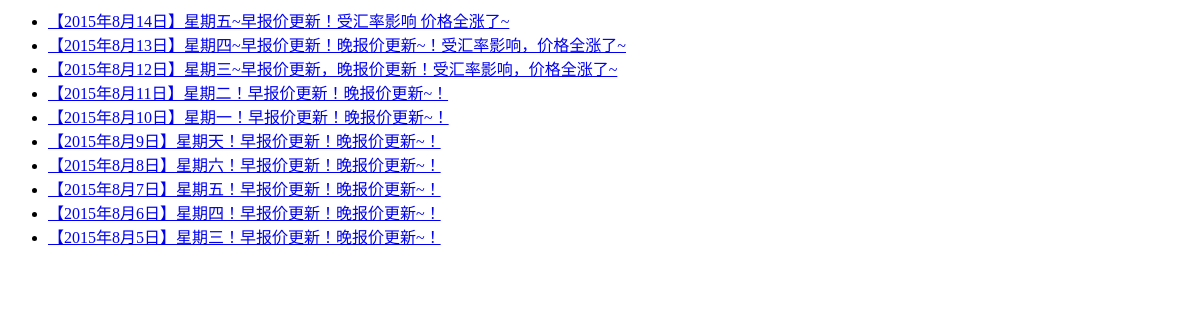
Before: /quote/ with the older database file.
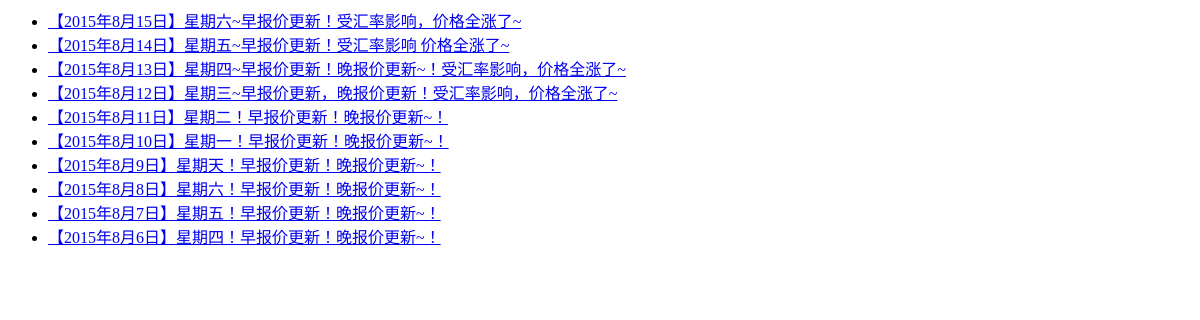
After: the same page with the newer database file.
### quote/models.py (models this page shows, shortened)
class Quote(models.Model):
    title = models.CharField(max_length=100)
    pub_date = models.DateField('date published')

### quote/views.py (the view)
def index(request):
    latest_quotes_list = Quote.objects.order_by('-pub_date')[:10]
    context = {'latest_quotes_list': latest_quotes_list}
    return render(request, 'quote/index.html', context)

### quote/templates/quote/index.html
{% if latest_quotes_list %}
    <ul>
    {% for quote in latest_quotes_list %}
        <li><a href="/quote/{{ quote.id }}/">{{ quote.title }}</a></li>
    {% endfor %}
    </ul>
{% else %}
    <p>No quotes are available.</p>
{% endif %}

Changed rows visible on the page:
no longer on this page (row unchanged): Quote: title "【2015年8月5日】星期三！早报价更新！晚报价更新~！"
added Quote: title "【2015年8月15日】星期六~早报价更新！受汇率影响，价格全涨了~"
